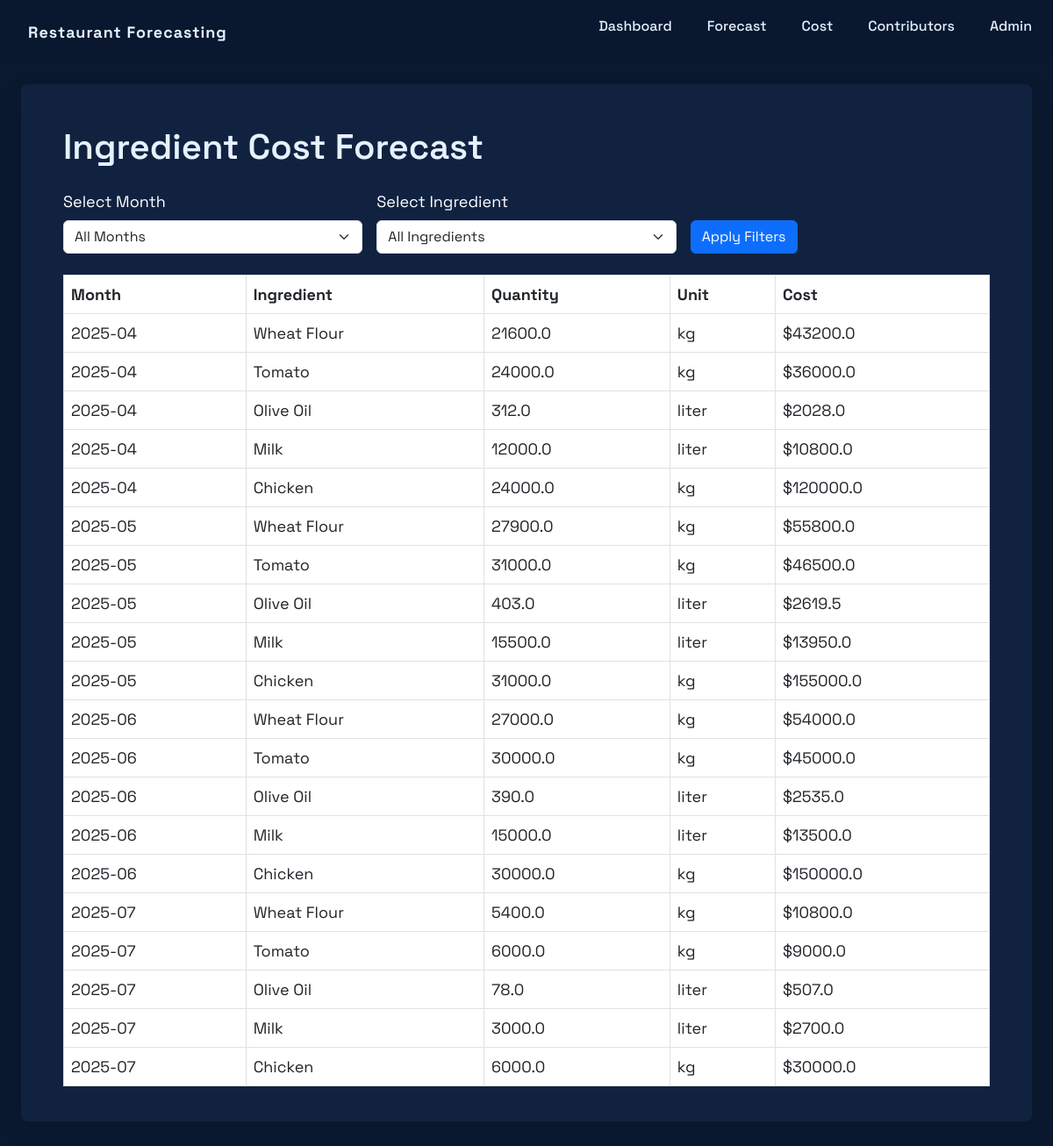
The page /forecast/costs/ on the database its author committed.
### ingredient_forecast/models.py (models this page shows, shortened)
class Ingredient(models.Model):
    name = models.CharField(max_length=100, unique=True)
    description = models.TextField(blank=True, null=True)
    unit_of_measure = models.CharField(max_length=50)
    cost_per_unit = models.FloatField(null=True, blank=True)
    is_allergen = models.BooleanField(default=False)
    inventory_level = models.FloatField(default=0)

### ingredient_forecast/views.py (the view)
# urls.py: path('forecast/costs/', views.IngredientCostForecastView.as_view(), name='cost_forecast'),
class IngredientCostForecastView(TemplateView):
    template_name = 'ingredient_forecast/cost_forecast.html'
    def get_context_data(self, **kwargs):
        context = super().get_context_data(**kwargs)
        settings, _ = ForecastSettings.objects.get_or_create(id=1)
        months = settings.forecast_months
        forecast_df = ForecastingService.get_ingredient_cost_forecast(months)
        if forecast_df.empty:
            context['no_data'] = True
            return context
        request = self.request
        selected_month = request.GET.get('month')
        selected_ingredient = request.GET.get('ingredient')
        if selected_month:
            forecast_df = forecast_df[forecast_df['month'] == selected_month]
        if selected_ingredient:
            forecast_df = forecast_df[forecast_df['ingredient_id'] == int(selected_ingredient)]
        monthly_totals = forecast_df.groupby('month').agg({'cost': 'sum'}).reset_index()
        monthly_totals_list = monthly_totals.to_dict('records')
        top_ingredients = (
            forecast_df.groupby('ingredient_name')
            .agg({'cost': 'sum'})
            .sort_values('cost', ascending=False)
            .head(10)
            .reset_index()
        )
        forecasts = []
        for _, row in forecast_df.iterrows():
            forecasts.append({
                'month': row['month'],
                'ingredient_name': row['ingredient_name'],
                'quantity': round(row['quantity'], 2),
                'unit': row['unit'],
                'cost': round(row['cost'], 2)
            })
        context['forecasts'] = forecasts
        context['monthly_totals'] = monthly_totals_list
        context['top_ingredients'] = top_ingredients.to_dict('records')
        context['settings'] = settings
        context['chart_labels'] = monthly_totals['month'].tolist()
        context['chart_data'] = monthly_totals['cost'].tolist()
        context['ingredients'] = Ingredient.objects.all()
        current_date = datetime.now()
        context['months'] = [
            (current_date + timedelta(days=30 * i)).strftime('%Y-%m') for i in range(5)
        ]
        return context

### ingredient_forecast/services.py (called while the page is built)
    @staticmethod
    def get_historical_sales_data():
        orders = Order.objects.select_related('menu_item').all()
        data = []
        for order in orders:
            data.append({
                'date': order.date,
                'menu_item_id': order.menu_item_id,
                'menu_item_name': order.menu_item.name,
                'quantity': order.quantity
            })
        df = pd.DataFrame(data)
        if df.empty:
            return pd.DataFrame()
        grouped = df.pivot_table(
            index='date',
            columns='menu_item_id',
            values='quantity',
            aggfunc='sum',
            fill_value=0
        )
        return grouped

    @staticmethod
    def get_ingredient_cost_forecast(months=3):
        ingredients_forecast = ForecastingService.forecast_ingredients_needed(months)
        if ingredients_forecast.empty:
            return pd.DataFrame()
        ingredient_costs = {}
        for ingredient in Ingredient.objects.all():
            ingredient_costs[ingredient.id] = ingredient.cost_per_unit or 0
        ingredients_forecast['cost'] = ingredients_forecast.apply(
            lambda row: row['quantity'] * ingredient_costs.get(row['ingredient_id'], 0),
            axis=1
        )
        return ingredients_forecast

### ingredient_forecast/templates/ingredient_forecast/cost_forecast.html (shortened to what this page needs)
{% extends "ingredient_forecast/base.html" %}
{% load static %}
{% block content %}
<div class="container mt-4">
    <h1 class="mb-4">Ingredient Cost Forecast</h1>
    <form method="get" class="row g-3 mb-4">
        <div class="col-md-4 text-white">
            <label for="month_filter" class="form-label">Select Month</label>
            <select class="form-select" id="month_filter" name="month">
                <option value="">All Months</option>
            </select>
        </div>
        <div class="col-md-4 text-white">
            <label for="ingredient_filter" class="form-label">Select Ingredient</label>
            <select class="form-select" id="ingredient_filter" name="ingredient">
                <option value="">All Ingredients</option>
            </select>
        </div>
        <div class="col-md-4 align-self-end">
            <button type="submit" class="btn btn-primary">Apply Filters</button>
        </div>
    </form>
    {% if forecasts %}
    <table class="table table-bordered">
        <thead>
            <tr>
                <th>Month</th>
                <th>Ingredient</th>
                <th>Quantity</th>
                <th>Unit</th>
                <th>Cost</th>
            </tr>
        </thead>
        <tbody>
            {% for forecast in forecasts %}
            <tr>
                <td>{{ forecast.month }}</td>
                <td>{{ forecast.ingredient_name }}</td>
                <td>{{ forecast.quantity }}</td>
                <td>{{ forecast.unit }}</td>
                <td>${{ forecast.cost }}</td>
            </tr>
            {% endfor %}
        </tbody>
    </table>
    {% else %}
    <div class="alert alert-warning">No forecast data available for the selected filters.</div>
    {% endif %}
</div>
{% endblock %}

### ingredient_forecast/templates/ingredient_forecast/base.html (shortened to what this page needs)
<!DOCTYPE html>
<html lang="en">
<head>
    <link href="https://cdnjs.cloudflare.com/ajax/libs/remixicon/3.5.0/remixicon.min.css" rel="stylesheet">
    <link href="https://cdn.jsdelivr.net/npm/bootstrap@5.3.0/dist/css/bootstrap.min.css" rel="stylesheet">
</head>
<body>
<header class="header" id="header">
    <nav class="nav container">
        <a href="{% url 'ingredient_forecast:dashboard' %}" class="nav__logo">
            Restaurant Forecasting
        </a>
        <div class="nav__menu" id="nav-menu">
            <ul class="nav__list">
                <li class="nav__item">
                    <a href="{% url 'ingredient_forecast:dashboard' %}" class="nav__link {% if request.resolver_match.url_name == 'dashboard' %}active{% endif %}">
                        Dashboard
                    </a>
                </li>
                <li class="nav__item">
                    <a href="{% url 'ingredient_forecast:forecast_list' %}" class="nav__link {% if request.resolver_match.url_name == 'forecast_list' %}active{% endif %}">
                        Forecast
                    </a>
                </li>
                <li class="nav__item">
                    <a href="{% url 'ingredient_forecast:cost_forecast' %}" class="nav__link {% if request.resolver_match.url_name == 'cost_forecast' %}active{% endif %}">
                        Cost
                    </a>
                </li>
                <li class="nav__item">
                    <a href="{% url 'ingredient_forecast:contributors' %}" class="nav__link {% if request.resolver_match.url_name == 'contributors' %}active{% endif %}">
                        Contributors
                    </a>
                </li>
                <li class="nav__item">
                    <a href="/admin" class="nav__link">
                        Admin
                    </a>
                </li>
            </ul>
        </div>
    </nav>
</header>
    <main class="main">
            <div class="container-fluid">
                <div class="row">
                    <main class="col-12 px-md-4 py-4">
                        <article class="card p-4">
                            {% block content %}{% endblock %}
                        </article>
                    </main>
                </div>
            </div>
    </main>
</body>
</html>

### ingredient_forecast/templates/ingredient_forecast/base.html (style rules this page uses)
:root { --header-height: 4.5rem; --first-color: #f0f0f0; --second-color: #131313; --accent-color: #64ffda; --text-color: #8892b0; --text-color-light: #a8b2d1; --white-color: #e6f1ff; --body-color: #0a192f; --container-color: #112240; --body-font: 'Space Grotesk', sans-serif; --h1-font-size: 2.5rem; --h2-font-size: 1.75rem; --h3-font-size: 1.25rem; --normal-font-size: 1rem; --small-font-size: .875rem; --smaller-font-size: .75rem; --font-light: 300; --font-normal: 400; --font-medium: 500; --font-semi-bold: 600; --font-bold: 700; --z-tooltip: 10; --z-fixed: 100; }
* { box-sizing: border-box; padding: 0; margin: 0; }
html { scroll-behavior: smooth; }
body { font-family: var(--body-font); font-size: var(--normal-font-size); background-color: var(--body-color); color: var(--text-color); transition: background-color 0.3s ease; }
h1, h2, h3 { color: var(--white-color); font-weight: var(--font-semi-bold); margin-bottom: 1rem; }
ul { list-style: none; }
a { text-decoration: none; color: var(--white-color); transition: color 0.3s ease; }
.container { max-width: 1200px; margin-inline: auto; padding-inline: 1.5rem; }
.main { overflow: hidden; padding-top: var(--header-height); }
.header { width: 100%; position: fixed; top: 0; left: 0; background-color: rgba(10, 25, 47, 0.85); backdrop-filter: blur(10px); z-index: var(--z-fixed); transition: background-color 0.3s; }
.nav { height: var(--header-height); display: flex; justify-content: space-between; align-items: center; }
.nav__logo { color: var(--white-color); font-weight: var(--font-bold); letter-spacing: 1px; display: flex; align-items: center; }
.nav__list { display: flex; column-gap: 2.5rem; }
.nav__link { color: var(--white-color); font-weight: var(--font-medium); font-size: var(--small-font-size); transition: color .3s; position: relative; }
.nav__link::after { content: ''; position: absolute; width: 0%; height: 2px; background-color: var(--accent-color); bottom: -4px; left: 0; transition: width .3s; }
.card { background-color: var(--container-color); padding: 1.75rem; border-radius: 8px; box-shadow: 0 10px 30px rgba(0, 0, 0, 0.1); margin-bottom: 2rem; transition: transform .4s, box-shadow .4s; border: none; }
@media screen and (min-width: 1024px) { :root { --h1-font-size: 3rem; --h2-font-size: 2rem; --h3-font-size: 1.5rem; --normal-font-size: 1.125rem; --small-font-size: 1rem; --smaller-font-size: .875rem; } }

### rows shown on the page
Ingredient: ingredient_name "Wheat Flour" "Wheat Flour" "Wheat Flour" "Wheat Flour", unit "kg" "kg" "kg" "kg"
Ingredient: ingredient_name "Tomato" "Tomato" "Tomato" "Tomato", unit "kg" "kg" "kg" "kg"
Ingredient: ingredient_name "Olive Oil" "Olive Oil" "Olive Oil" "Olive Oil", unit "liter" "liter" "liter" "liter"
Ingredient: ingredient_name "Milk" "Milk" "Milk" "Milk", unit "liter" "liter" "liter" "liter"
Ingredient: ingredient_name "Chicken" "Chicken" "Chicken" "Chicken", unit "kg" "kg" "kg" "kg"

### other values the page prints
{{ forecast.month }} "2025-04" "2025-04" "2025-04" "2025-04" "2025-04" "2025-05" "2025-05" "2025-05" "2025-05" "2025-05" "2025-06" "2025-06" "2025-06" "2025-06" "2025-06" "2025-07" "2025-07" "2025-07" "2025-07" "2025-07"
{{ forecast.quantity }} "21600.0" "24000.0" "312.0" "12000.0" "24000.0" "27900.0" "31000.0" "403.0" "15500.0" "31000.0" "27000.0" "30000.0" "390.0" "15000.0" "30000.0" "5400.0" "6000.0" "78.0" "3000.0" "6000.0"
{{ forecast.cost }} "43200.0" "36000.0" "2028.0" "10800.0" "120000.0" "55800.0" "46500.0" "2619.5" "13950.0" "155000.0" "54000.0" "45000.0" "2535.0" "13500.0" "150000.0" "10800.0" "9000.0" "507.0" "2700.0" "30000.0"
